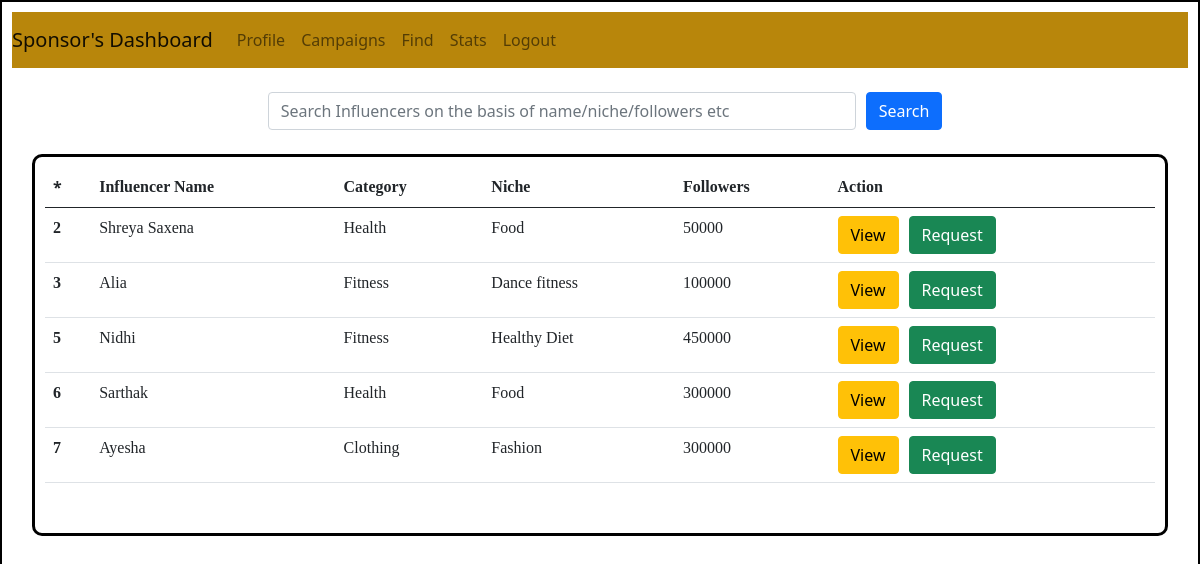
/sponser/dashboard/find/1 (signed in), run on an earlier commit of the app's database.
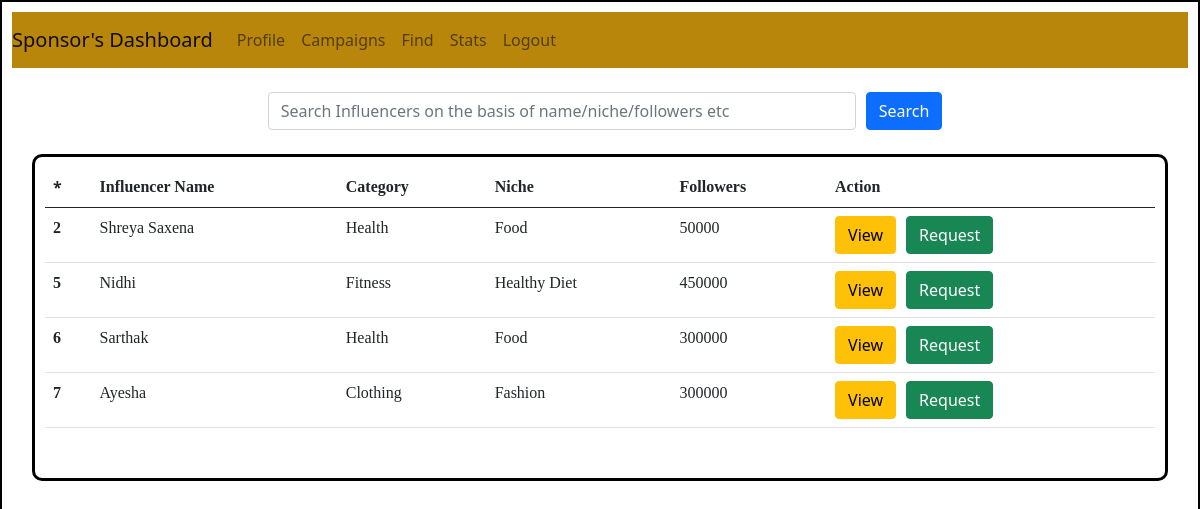
And on a later commit of the database.
### backend/models.py (models this page shows)
class User(db.Model):
    __tablename__ = "user"
    id = db.Column(db.Integer, primary_key = True, nullable = False, autoincrement = True)
    email = db.Column(db.String, nullable = False, unique = True)
    full_name = db.Column(db.String, nullable = False)
    search_name = db.Column(db.String, nullable = False, default="null")
    user_name = db.Column(db.String, unique = True, nullable = False)
    pwd = db.Column(db.String, nullable = False, default="null")
    category = db.Column(db.String, nullable = False, default="null")
    niche = db.Column(db.String, nullable = False, default="null")
    followers = db.Column(db.Integer, nullable=False, default = 0)
    type = db.Column(db.String, nullable = False, default = "general")
    is_flagged = db.Column(db.String, nullable=False, default="False")
    ad_request = db.relationship("Ad_request", cascade="all, delete", backref="user")

### backend/controllers.py (the view)
@app.route("/sponser/dashboard/find/<int:s_id>", methods = ["GET", "POST"])
def sponser_dashboard_find(s_id):
    sponser = Sponser.query.get(s_id)
    influencers = fetch_influencers()
    return render_template("sponser_dashboard_find.html", sponser = sponser, influencers = influencers)

### backend/controllers.py (called while the page is built)
def fetch_influencers():
    influencer = User.query.filter_by(type = 'general', is_flagged = "False" ).all()
    influencer_list = {}
    for user in influencer:
        if user.id not in influencer_list.keys():
            influencer_list[user.id] = [user.full_name, user.category, user.niche, user.followers]
    return influencer_list

### templates/sponser_dashboard_find.html (shortened to what this page needs)
<!DOCTYPE html>
<html lang="en">
<head>
    <link rel="stylesheet" href = "/static/dashboardstyle.css">
    <link href="https://cdn.jsdelivr.net/npm/bootstrap@5.0.2/dist/css/bootstrap.min.css" rel="stylesheet">
</head>
<body>
    <div id = "container-sponser">
      <nav class="navbar navbar-expand-lg navbar-light" style="background-color: darkgoldenrod;">
        <a class="navbar-brand" href="#">Sponsor's Dashboard</a>
        <div class="collapse navbar-collapse" id="navbarNav">
          <ul class="navbar-nav">
            <li class="nav-item active">
              <a class="nav-link" href="/sponser/dashboard/profile/{{sponser.id}}"> Profile </a>
            </li>
            <li class="nav-item active">
              <a class="nav-link" href="/sponser/dashboard/campaign/{{sponser.id}}"> Campaigns</span></a>
            </li>
            <li class="nav-item active">
              <a class="nav-link" href="/sponser/dashboard/find/{{sponser.id}}"> Find</span></a>
            </li>
            <li class="nav-item active">
              <a class="nav-link" href="/sponser/stats"> Stats </span></a>
            </li>
            <li class="nav-item">
              <a class="nav-link" href="/login"> Logout</a>
            </li>
      </nav><br>
          <form action="/sponser/search"  class="form-inline">
            <input type="text" class="form-control" id="search" name="search_word" placeholder="Search Influencers on the basis of name/niche/followers etc">
            <button type="submit" class="btn btn-primary">Search</button>
          </form><br>
          <div id="campaign" class="justify-content-center">
            {%if influencers %}
            <table class="table">
              <thead>
                    <tr>
                      <th scope="col">*</th>
                      <th scope="col" style="font-family: 'Times New Roman', Times, serif;">Influencer Name</th>
                      <th scope="col" style="font-family: 'Times New Roman', Times, serif;">Category</th>
                      <th scope="col" style="font-family: 'Times New Roman', Times, serif;">Niche</th>
                      <th scope="col" style="font-family: 'Times New Roman', Times, serif;">Followers</th>
                      <th scope="col" style="font-family: 'Times New Roman', Times, serif;">Action</th>
                    </tr>
                </thead>
              <tbody>
              {%for key, value in influencers.items()%}
                <tr>
                  <th scope="row" style="font-family: 'Times New Roman', Times, serif;">{{key}}</th>
                  <td style="font-family: 'Times New Roman', Times, serif;">{{value[0]}}</td>
                  <td style="font-family: 'Times New Roman', Times, serif;">{{value[1]}}</td>
                  <td style="font-family: 'Times New Roman', Times, serif;">{{value[2]}}</td>
                  <td style="font-family: 'Times New Roman', Times, serif;">{{value[3]}} </td>
                  <td><div id="button-container">
                         <a href="/view/influencer/{{key}}"><button type="button" class="btn btn-warning">View</button></a>
                         <a href="/request/influencer/{{sponser.id}}/{{key}}"><button type="button" class="btn btn-success">Request</button></a></td>
                      </div>
                </tr>
              {%endfor%}
            {%else%}
            <h3 style="font-family: 'Times New Roman', Times, serif;">No Campaigns available!</h3>
            {%endif%}<br>
</body>
</html>

What changed in the data, as far as the page shows it:
removed User: full_name "Alia", category "Fitness", niche "Dance fitness", followers "100000"
Also different on the page:
list line gone: "3 View Request"
